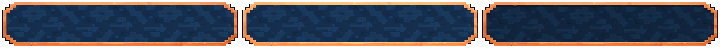
#> input picture art/concepts/menu-led-redesign-astra-max-2026-11-20/masters/menu/frame-states.png, 720 x 48 px, found by its file name
$ python render.py
#> lines starting #> are read from the running program, lines starting #| are printed output that depends on the picture
"""Composite the settings proposal over the unchanged camera of the main menu."""

import json
import re
from functools import lru_cache
from pathlib import Path

from PIL import Image, ImageChops, ImageDraw, ImageFont


HERE = Path(__file__).resolve().parent
ROOT = HERE.parents[2]
CAPTURES = ROOT / "test-results/settings-menu-reference"
PUBLIC = ROOT / "public"
MENU = PUBLIC / "images/menu-buttons-v2"
FONT = PUBLIC / "fonts/menu/VollkornSC-Regular.ttf"
NEAREST = Image.Resampling.NEAREST
FORMATS = {
    "desktop": (1280, 720, 2),
    "landscape": (720, 360, 1),
    "portrait": (360, 640, 1),
    "tall": (390, 844, 1),
}
COPY = {
    "ru": ("Звук", "Вкл", "Выкл", "Музыка", "Звуки", "Язык", "Авто", "Русский",
           "English", "Размер текста", "Обычный", "Крупный", "Назад"),
    "en": ("Sound", "On", "Off", "Music", "Effects", "Language", "Auto", "Русский",
           "English", "Text size", "Normal", "Large", "Back"),
}
CREAM = "#f3dfba"
GOLD = "#ffc671"
MUTED = "#c9d2dc"
SHADOW = "#071221"
CHOICE_INK = "#e0d4bd"
SELECTED_INK = "#ffd6a3"
MENU_INK = ("#ffe3ad", "#ffc671", "#e89a48", "#8f4822", "#1d1312")
MENU_LABELS = {"ru": ("ИГРАТЬ", "НАСТРОЙКИ"), "en": ("PLAY", "SETTINGS")}


def blank(size):
    return Image.new("RGBA", size)


def tint_panel(source):
    # [7 lines left out: function color, not called in this run]

    result = blank(source.size)
    result.putdata([color(rgba) for rgba in source.get_flattened_data()])
    return result


# [19 lines left out: function nine_slice, not called in this run]


def make_sprites():
    states = Image.open(MENU / "frame-states.png").convert("RGBA")
#> states is the input picture: PIL image 720x48 RGBA; mean R, G, B, A 54.3, 57.3, 68.9, 225.1
    default = states.crop((0, 0, 240, 48))
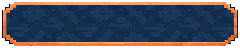
#> default: PIL image 240x48 RGBA; mean R, G, B, A 54.8, 58.3, 72.2, 225.1; transparent parts drawn white
    press = Image.open(MENU / "frame-press.png").convert("RGBA")
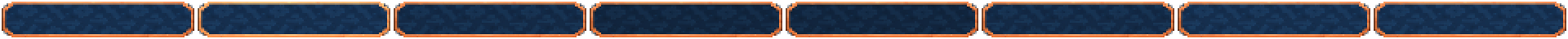
#> input picture art/concepts/menu-led-redesign-astra-max-2026-11-20/masters/menu/frame-press.png, 1920 x 48 px, found by its file name (shown at 1/2 size)
#> press is the input picture: PIL image 1920x48 RGBA; mean R, G, B, A 53.8, 55.9, 67.7, 225.1
    sprites = {
        "panel": tint_panel(default.resize((120, 24), NEAREST)),
        "idle": default,
        "hover": states.crop((240, 0, 480, 48)),
        "pressed": press.crop((4 * 240, 0, 5 * 240, 48)),
        "thumb": Image.open(PUBLIC / "images/avalon-watch/ui/slider-thumb.png").convert("RGBA"),
        "track": blank((24, 8)),
        "fill": blank((24, 8)),
        "choice-tray": blank((32, 24)),
        "choice-selected": blank((32, 24)),
        "check": blank((8, 7)),
        "back": blank((8, 11)),
    }
#> in tint_panel, `result = blank(source.size)`: result: PIL image 120x24 RGBA; every value is 0
    for name, edge, face in (
        ("choice-tray", "#3b526b", "#0c1b2c"),
        ("choice-selected", "#956b4d", "#203e59"),
    ):
        draw = ImageDraw.Draw(sprites[name])
        draw.polygon([(0, 3), (3, 0), (28, 0), (31, 3), (31, 20),
                      (28, 23), (3, 23), (0, 20)], fill=edge)
        draw.polygon([(1, 4), (4, 1), (27, 1), (30, 4), (30, 19),
                      (27, 22), (4, 22), (1, 19)], fill=face)
    draw = ImageDraw.Draw(sprites["choice-tray"])
    draw.line((4, 1, 27, 1), fill="#071321")
    draw = ImageDraw.Draw(sprites["choice-selected"])
    draw.line((4, 1, 27, 1), fill="#53677b")
    draw.line((4, 22, 27, 22), fill="#795338")
    draw.line((4, 23, 27, 23), fill="#e6a16a")
    for name, face, edge, light in (
        ("track", "#101e30", "#071322", "#3a526c"),
        ("fill", "#946448", "#553923", "#c78e63"),
    ):
        draw = ImageDraw.Draw(sprites[name])
        draw.polygon([(0, 2), (2, 0), (21, 0), (23, 2), (23, 5), (21, 7), (2, 7), (0, 5)], fill=edge)
        draw.rectangle((2, 2, 21, 5), fill=face)
        draw.line((2, 3, 21, 3), fill=light)
    draw = ImageDraw.Draw(sprites["check"])
    draw.line([(0, 4), (2, 6), (7, 1)], fill="#51351f", width=2)
    draw.line([(0, 3), (2, 5), (7, 0)], fill=GOLD, width=2)
    draw = ImageDraw.Draw(sprites["back"])
    draw.polygon([(5, 0), (7, 0), (2, 5), (7, 10), (5, 10), (0, 5)], fill=GOLD)
    return sprites


#> (the run stopped early here; a loop or call above may not have finished)
